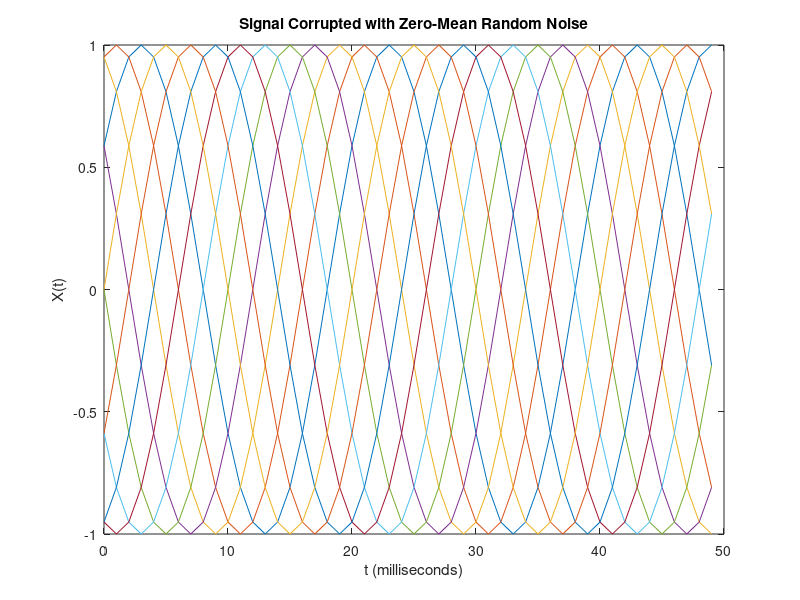
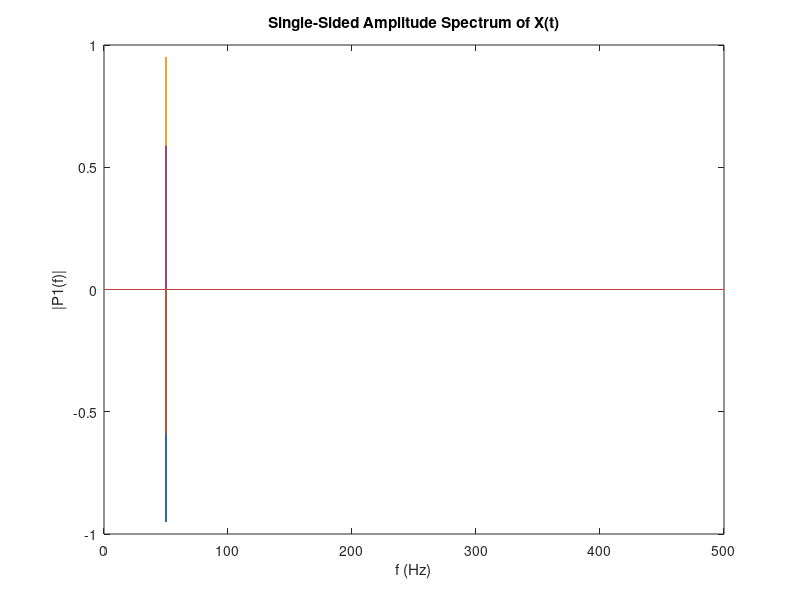

Write the MATLAB code that produced these figures, in order. (Note: this script raises an error after producing the figures.)
clc
clear

Fs = 1000;            % Sampling frequency                    
T = 1/Fs;             % Sampling period       
L = 150000;             % Length of signal
t = (0:L-1)*T;        % Time vector
N=10;
time=L/Fs;
for k=1:10
    X(:,k) = sin(2*pi*50*t+2*pi/N*k) ;
end
figure
plot(1000*t(1:50),X(1:50,:))
title('Signal Corrupted with Zero-Mean Random Noise')
xlabel('t (milliseconds)')
ylabel('X(t)')
Y = fft(X);
P2 = real(Y/L);
P1 = P2(1:L/2+1,:);
P1(2:end-1,:) = 2*P1(2:end-1,:);
f = Fs*(0:(L/2))/L;
figure
plot(f,P1) 
title('Single-Sided Amplitude Spectrum of X(t)')
xlabel('f (Hz)')
ylabel('|P1(f)|')

%% 验证 CPSD
L_signal = Fs*time;                %信号长度
L_seg = round(L_signal/10);     %10截断
Wind = hamming(L_seg);          %确定对数据进行汉宁窗处理
Noverlap = round(L_seg/2);      %确定信号划窗重叠率
Nfft = 2^(ceil(log2(L_seg))+1); %确定分析频率

CC1=[]
T1=  kron(ones(1,N), X  );
T2=  kron(X, ones(1,N)  );
[temp,freq]=cpsd(T1,T2,Wind,Noverlap,Nfft,Fs);
CC1=[CC1 temp];
CC3=reshape(CC1,length(freq),10,10);
f0=50; %观察频率/Hz
df=freq(2)-freq(1);
xunhao_around=floor(f0/df)+[-3:3];
amf=CC1(:,1);
xuhao=xunhao_around(1)+find(amf(xunhao_around)==max(amf(xunhao_around)))-1;
CC=permute(CC3(xuhao,:,:),[2,3,1]);
figure;
subplot(1,2,1)
imagesc(abs(CC))  %? 幅值如何修正？ /5.2174
colorbar;axis equal
title('cpsd')

%% 验证 CSM
Nw =  1000*1;        % length of snapshot，resolution =   Fs/Nw；
nfft =2*(Nw);      % nfft = 2^ (Nw);
F = Fs*(0:nfft-1)/nfft;   % 频率画点
w = hanning(Nw);   % window function
w = w/norm(w);     % w = w*sqrt(2/nfft); % calibration
f0=50;
[temp,indice_f] = min(abs(F-f0));       %找到最接近波束形成频率f的频率所在列数
Nsnap = 10;        % Nsnap = floor(2*((Fs*10))/Nw-1);%快照数量

pM = [];
p=zeros(Fs*time,10);
for index_M = 1:10
    p(:,index_M)=X(:,index_M);
    for m = 1:Nsnap
        Pf = conj(fft(p((m-1)*Nw/2+(1:Nw),index_M).*w,nfft));
        pM_temp(index_M,m) = Pf(indice_f);
    end
end
pM = pM_temp;
Cov_pM = pM*pM'/Nsnap;
Cov_pM = (squeeze(Cov_pM) + squeeze(Cov_pM)')/2;%squeeze函数用于删除矩阵中的单一维
MM=Cov_pM;
subplot(1,2,2)
imagesc(abs(MM));
colorbar;axis equal
title('csm')





